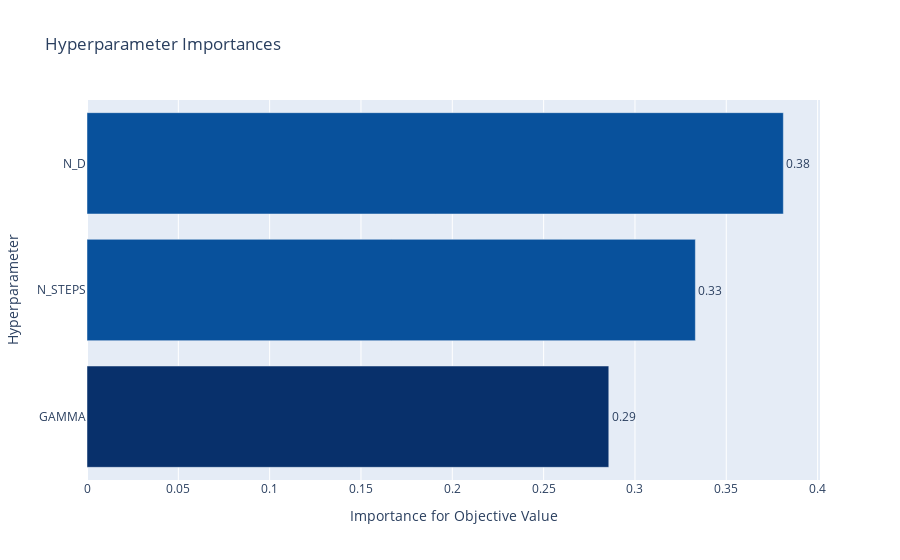

Here is the notebook cell this chart was saved with:
### Code cell
from optuna.visualization import plot_param_importances

plot_param_importances(study)

### Figure 1 — Plotly figure (JSON) as saved in the notebook; plotly's stock layout.template omitted (floating-point values rounded to 4 significant figures)
{"data": [{"cliponaxis": false, "hovertemplate": ["GAMMA (UniformDistribution): 0.2856741355163363<extra></extra>", "N_STEPS (IntUniformDistribution): 0.33308122304385046<extra></extra>", "N_D (IntUniformDistribution): 0.38124464143981335<extra></extra>"], "marker": {"color": ["rgb(8,48,107)", "rgb(8,81,156)", "rgb(8,81,156)"]}, "orientation": "h", "text": ["0.2856741355163363", "0.33308122304385046", "0.38124464143981335"], "textposition": "outside", "texttemplate": "%{text:.2f}", "type": "bar", "x": [0.2857, 0.3331, 0.3812], "y": ["GAMMA", "N_STEPS", "N_D"]}], "layout": {"showlegend": false, "title": {"text": "Hyperparameter Importances"}, "xaxis": {"title": {"text": "Importance for Objective Value"}}, "yaxis": {"title": {"text": "Hyperparameter"}}}}
